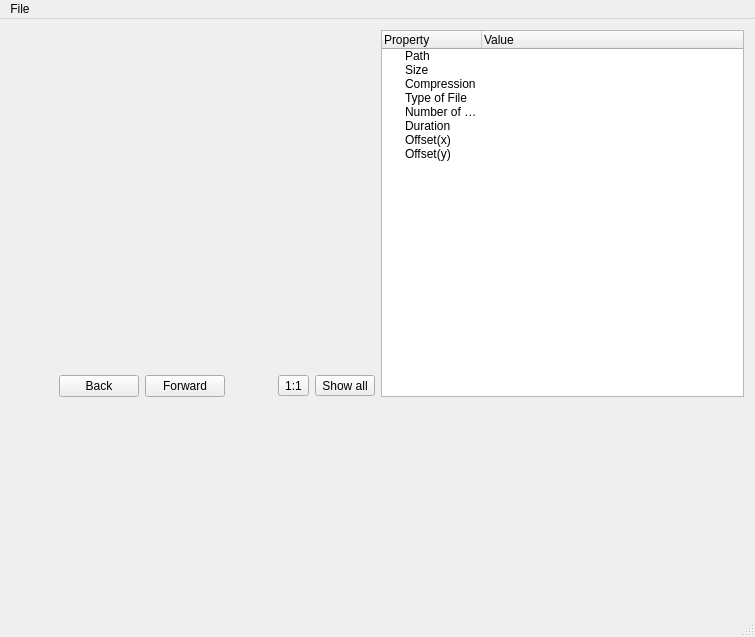
<?xml version="1.0" encoding="UTF-8"?>
<ui version="4.0">
 <class>PhotoViewerClass</class>
 <widget class="QMainWindow" name="PhotoViewerClass">
  <property name="geometry">
   <rect>
    <x>0</x>
    <y>0</y>
    <width>755</width>
    <height>637</height>
   </rect>
  </property>
  <property name="windowTitle">
   <string>PhotoViewer</string>
  </property>
  <widget class="QWidget" name="centralWidget">
   <layout class="QVBoxLayout" name="verticalLayout_3">
    <item>
     <layout class="QVBoxLayout" name="verticalLayout_2">
      <item>
       <layout class="QHBoxLayout" name="horizontalLayout_2" stretch="0,0">
        <property name="spacing">
         <number>6</number>
        </property>
        <property name="sizeConstraint">
         <enum>QLayout::SetDefaultConstraint</enum>
        </property>
        <item>
         <layout class="QVBoxLayout" name="verticalLayout" stretch="0,0">
          <property name="spacing">
           <number>6</number>
          </property>
          <property name="sizeConstraint">
           <enum>QLayout::SetDefaultConstraint</enum>
          </property>
          <property name="rightMargin">
           <number>0</number>
          </property>
          <item>
           <widget class="PhotoWidget" name="pic" native="true"/>
          </item>
          <item>
           <layout class="QHBoxLayout" name="horizontalLayout">
            <item>
             <spacer name="horizontalSpacer">
              <property name="orientation">
               <enum>Qt::Horizontal</enum>
              </property>
              <property name="sizeHint" stdset="0">
               <size>
                <width>40</width>
                <height>20</height>
               </size>
              </property>
             </spacer>
            </item>
            <item>
             <widget class="QPushButton" name="back">
              <property name="sizePolicy">
               <sizepolicy hsizetype="Maximum" vsizetype="Fixed">
                <horstretch>0</horstretch>
                <verstretch>0</verstretch>
               </sizepolicy>
              </property>
              <property name="layoutDirection">
               <enum>Qt::LeftToRight</enum>
              </property>
              <property name="text">
               <string>Back</string>
              </property>
              <property name="autoDefault">
               <bool>false</bool>
              </property>
             </widget>
            </item>
            <item>
             <widget class="QPushButton" name="forward">
              <property name="sizePolicy">
               <sizepolicy hsizetype="Maximum" vsizetype="Fixed">
                <horstretch>0</horstretch>
                <verstretch>0</verstretch>
               </sizepolicy>
              </property>
              <property name="text">
               <string>Forward</string>
              </property>
             </widget>
            </item>
            <item>
             <spacer name="horizontalSpacer_2">
              <property name="orientation">
               <enum>Qt::Horizontal</enum>
              </property>
              <property name="sizeHint" stdset="0">
               <size>
                <width>40</width>
                <height>20</height>
               </size>
              </property>
             </spacer>
            </item>
            <item>
             <widget class="QToolButton" name="ownScaleButton">
              <property name="text">
               <string>1:1</string>
              </property>
             </widget>
            </item>
            <item>
             <widget class="QToolButton" name="showAllButton">
              <property name="text">
               <string>Show all</string>
              </property>
             </widget>
            </item>
           </layout>
          </item>
         </layout>
        </item>
        <item>
         <widget class="QTreeWidget" name="treeWidget">
          <column>
           <property name="text">
            <string>Property</string>
           </property>
          </column>
          <column>
           <property name="text">
            <string>Value</string>
           </property>
          </column>
          <item>
           <property name="text">
            <string>Path</string>
           </property>
           <property name="text">
            <string/>
           </property>
          </item>
          <item>
           <property name="text">
            <string>Size</string>
           </property>
           <property name="text">
            <string/>
           </property>
          </item>
          <item>
           <property name="text">
            <string>Compression</string>
           </property>
          </item>
          <item>
           <property name="text">
            <string>Type of File</string>
           </property>
          </item>
          <item>
           <property name="text">
            <string>Number of picture</string>
           </property>
          </item>
          <item>
           <property name="text">
            <string>Duration</string>
           </property>
          </item>
          <item>
           <property name="text">
            <string>Offset(x)</string>
           </property>
          </item>
          <item>
           <property name="text">
            <string>Offset(y)</string>
           </property>
          </item>
         </widget>
        </item>
       </layout>
      </item>
      <item>
       <widget class="FramesWidget" name="widget" native="true">
        <property name="minimumSize">
         <size>
          <width>0</width>
          <height>201</height>
         </size>
        </property>
       </widget>
      </item>
     </layout>
    </item>
   </layout>
  </widget>
  <widget class="QMenuBar" name="menuBar">
   <property name="geometry">
    <rect>
     <x>0</x>
     <y>0</y>
     <width>755</width>
     <height>21</height>
    </rect>
   </property>
   <widget class="QMenu" name="menuFile">
    <property name="title">
     <string>File</string>
    </property>
    <addaction name="actionOpen"/>
    <addaction name="separator"/>
    <addaction name="actionAdd"/>
    <addaction name="separator"/>
    <addaction name="actionSave_as"/>
    <addaction name="separator"/>
    <addaction name="actionExit"/>
   </widget>
   <addaction name="menuFile"/>
  </widget>
  <widget class="QStatusBar" name="statusBar"/>
  <action name="actionExit">
   <property name="text">
    <string>Exit</string>
   </property>
  </action>
  <action name="actionOpen">
   <property name="text">
    <string>Open</string>
   </property>
  </action>
  <action name="actionAdd">
   <property name="text">
    <string>Add</string>
   </property>
  </action>
  <action name="actionSave_as">
   <property name="text">
    <string>Save as...</string>
   </property>
  </action>
 </widget>
 <layoutdefault spacing="6" margin="11"/>
 <customwidgets>
  <customwidget>
   <class>PhotoWidget</class>
   <extends>QWidget</extends>
   <header>photowidget.h</header>
   <container>1</container>
  </customwidget>
  <customwidget>
   <class>FramesWidget</class>
   <extends>QWidget</extends>
   <header>frameswidget.h</header>
   <container>1</container>
  </customwidget>
 </customwidgets>
 <resources>
  <include location="photoviewer.qrc"/>
 </resources>
 <connections>
  <connection>
   <sender>actionExit</sender>
   <signal>triggered()</signal>
   <receiver>PhotoViewerClass</receiver>
   <slot>close()</slot>
   <hints>
    <hint type="sourcelabel">
     <x>-1</x>
     <y>-1</y>
    </hint>
    <hint type="destinationlabel">
     <x>299</x>
     <y>199</y>
    </hint>
   </hints>
  </connection>
  <connection>
   <sender>actionOpen</sender>
   <signal>triggered()</signal>
   <receiver>PhotoViewerClass</receiver>
   <slot>chooseFiles()</slot>
   <hints>
    <hint type="sourcelabel">
     <x>-1</x>
     <y>-1</y>
    </hint>
    <hint type="destinationlabel">
     <x>299</x>
     <y>199</y>
    </hint>
   </hints>
  </connection>
  <connection>
   <sender>back</sender>
   <signal>clicked()</signal>
   <receiver>PhotoViewerClass</receiver>
   <slot>backPicture()</slot>
   <hints>
    <hint type="sourcelabel">
     <x>233</x>
     <y>368</y>
    </hint>
    <hint type="destinationlabel">
     <x>273</x>
     <y>250</y>
    </hint>
   </hints>
  </connection>
  <connection>
   <sender>forward</sender>
   <signal>clicked()</signal>
   <receiver>PhotoViewerClass</receiver>
   <slot>forwardPicture()</slot>
   <hints>
    <hint type="sourcelabel">
     <x>314</x>
     <y>368</y>
    </hint>
    <hint type="destinationlabel">
     <x>273</x>
     <y>250</y>
    </hint>
   </hints>
  </connection>
  <connection>
   <sender>actionAdd</sender>
   <signal>triggered()</signal>
   <receiver>PhotoViewerClass</receiver>
   <slot>addPictures()</slot>
   <hints>
    <hint type="sourcelabel">
     <x>-1</x>
     <y>-1</y>
    </hint>
    <hint type="destinationlabel">
     <x>377</x>
     <y>318</y>
    </hint>
   </hints>
  </connection>
  <connection>
   <sender>actionSave_as</sender>
   <signal>triggered()</signal>
   <receiver>PhotoViewerClass</receiver>
   <slot>save()</slot>
   <hints>
    <hint type="sourcelabel">
     <x>-1</x>
     <y>-1</y>
    </hint>
    <hint type="destinationlabel">
     <x>377</x>
     <y>318</y>
    </hint>
   </hints>
  </connection>
  <connection>
   <sender>ownScaleButton</sender>
   <signal>clicked()</signal>
   <receiver>PhotoViewerClass</receiver>
   <slot>makeOwnScale()</slot>
   <hints>
    <hint type="sourcelabel">
     <x>281</x>
     <y>308</y>
    </hint>
    <hint type="destinationlabel">
     <x>377</x>
     <y>318</y>
    </hint>
   </hints>
  </connection>
  <connection>
   <sender>showAllButton</sender>
   <signal>clicked()</signal>
   <receiver>PhotoViewerClass</receiver>
   <slot>showAll()</slot>
   <hints>
    <hint type="sourcelabel">
     <x>346</x>
     <y>308</y>
    </hint>
    <hint type="destinationlabel">
     <x>377</x>
     <y>318</y>
    </hint>
   </hints>
  </connection>
 </connections>
 <slots>
  <slot>chooseFiles()</slot>
  <slot>backPicture()</slot>
  <slot>forwardPicture()</slot>
  <slot>changeScale(int)</slot>
  <slot>changeVertLocation(int)</slot>
  <slot>clickPicture(QTreeWidgetItem*,int)</slot>
  <slot>addPictures()</slot>
  <slot>save()</slot>
  <slot>showAll()</slot>
  <slot>makeOwnScale()</slot>
 </slots>
</ui>
